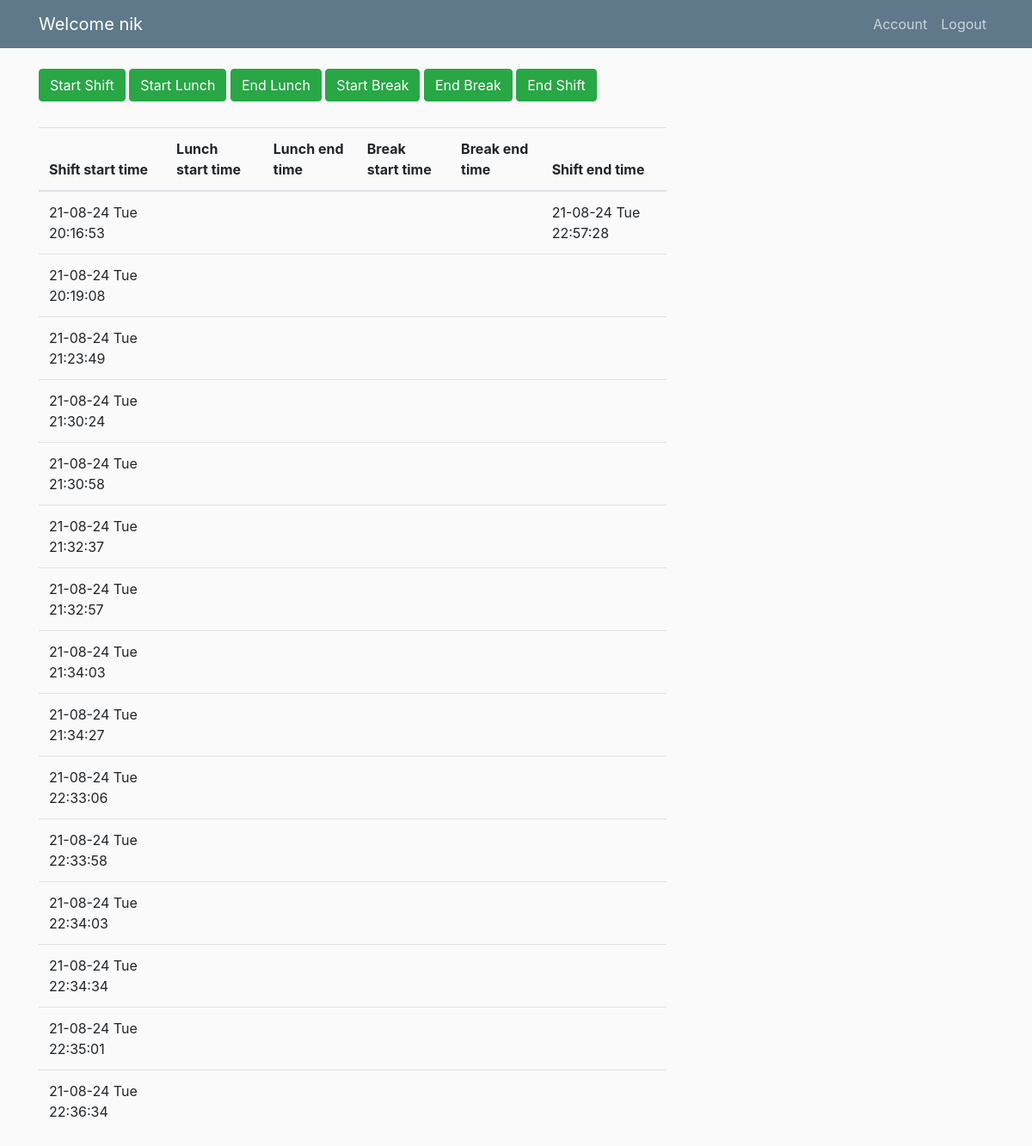
Screenshot of /user_activity (signed in) with the database file from the repository.
### employeetimekeeping/models.py (models this page shows, shortened)
class User(db.Model, UserMixin):
    id = db.Column(db.Integer,primary_key = True)
    name = db.Column(db.String(10), unique = True, nullable=False)
    password = db.Column(db.String(60), nullable=False)
    activities = db.relationship('Activity', backref='relatedUser', lazy=True)

class Activity(db.Model):
    id = db.Column(db.Integer,primary_key= True)
    shift_start = db.Column(db.DateTime)
    shift_end = db.Column(db.DateTime)
    break_start = db.Column(db.DateTime)
    break_end = db.Column(db.DateTime)
    lunch_start = db.Column(db.DateTime)
    lunch_end = db.Column(db.DateTime)
    user_id = db.Column(db.Integer, db.ForeignKey('user.id'))

### employeetimekeeping/routes.py (the view, shortened to what this page needs)
@app.route('/user_activity', methods=['GET', 'POST'])
@login_required
def userActivities():
    current_date = datetime.now().strftime('%y-%m-%d')
    print('Fetching user activities')
    user_activities = Activity.query.filter_by(user_id=current_user.id)
    return render_template('userActivity.html', activities=user_activities)

### employeetimekeeping/models.py (called while the page is built)
@login_manager.user_loader
def load_user(user_id):
    return User.query.get(int(user_id))

### employeetimekeeping/templates/userActivity.html (shortened to what this page needs)
{% extends "index.html"%}
{%block content%}
<form method="post", action="">
    <button type="submit" class="btn btn-success" name="start_shift" value="Start shift">Start Shift</button>
    <button type="submit" class="btn btn-success" name="start_lunch" value="Start lunch">Start Lunch</button>
    <button type="submit" class="btn btn-success" name="end_lunch" value="End lunch">End Lunch</button>
    <button type="submit" class="btn btn-success" name="start_break" value="Start break">Start Break</button>
    <button type="submit" class="btn btn-success" name="end_break" value="End break">End Break</button>
    <button type="submit" class="btn btn-success" name="end_shift" value="End shift">End Shift</button>
</form>
    <table class="table topSpace">
        <thead>
          <tr>
            <th scope="col">Shift start time</th>
            <th scope="col">Lunch start time </th>
            <th scope="col">Lunch end time</th>
            <th scope="col">Break start time </th>
            <th scope="col">Break end time</th>
            <th scope="col">Shift end time</th>
          </tr>
        </thead>
        <tbody>
            {% for activity in activities %}
                <tr>
                    <td>
                        {% if activity.shift_start %}
                            {{activity.shift_start.strftime('%y-%m-%d %a %H:%M:%S')}}
                        {% endif %}
                    </td>
                    <td>
                    </td>
                    <td>
                    </td>
                    <td>
                    </td>
                    <td>
                    </td>
                    <td>
                        {% if activity.shift_end %}
                            {{activity.shift_end.strftime('%y-%m-%d %a %H:%M:%S')}}
                        {% endif %}
                    </td>
                </tr>
            {% endfor %}
        </tbody>
    </table>
{% endblock content%}

### employeetimekeeping/templates/index.html (shortened to what this page needs)
<!DOCTYPE html>
<html lang="en">
    <head>
        <link rel="stylesheet" href="https://stackpath.bootstrapcdn.com/bootstrap/4.3.1/css/bootstrap.min.css">
        <link rel="stylesheet" type="text/css" href="{{ url_for('static', filename='main.css') }}">
    </head>
    <body>
        <header class="site-header">
            <nav class="navbar navbar-expand-md navbar-dark bg-steel fixed-top">
              <div class="container">
                <a class="navbar-brand mr-4" href="{{ url_for('userActivities') }}">
                  {% if current_user.is_authenticated %}
                    Welcome {{ current_user.name }}
                  {% else %}
                    Time Keeping Software
                  {% endif %}
                </a>
                  <div class="navbar-nav">
                    {% if current_user.is_authenticated %}
                    <a class="nav-item nav-link" href="{{ url_for('account') }}">Account</a>
                      <a class="nav-item nav-link" href="{{ url_for('logout') }}">Logout</a>
                    {% else %}
                      <a class="nav-item nav-link" href="{{ url_for('login') }}">Login</a>
                      <a class="nav-item nav-link" href="{{ url_for('register') }}">Register</a>
                    {% endif %}
                  </div>
                </div>
            </nav>
          </header>
        <main role="main" class="container">
            <div class="row">
              <div class="col-md-8">
                {% block content %}{% endblock %}
              </div>
            </div>
          </main>
    </body>
</html>

### employeetimekeeping/static/main.css (style rules this page uses)
body { background: #fafafa; color: #333333; margin-top: 5rem; }
.bg-steel { background-color: #5f788a; }
.site-header .navbar-nav .nav-link { color: #cbd5db; }
.topSpace { margin-top: 30px; }

### rows the page displays
User: name "nik"
Activity: shift_start "21-08-24 Tue 20:16:53", shift_end "21-08-24 Tue 22:57:28"
Activity: shift_start "21-08-24 Tue 20:19:08"
Activity: shift_start "21-08-24 Tue 21:23:49"
Activity: shift_start "21-08-24 Tue 21:30:24"
Activity: shift_start "21-08-24 Tue 21:30:58"
Activity: shift_start "21-08-24 Tue 21:32:37"
Activity: shift_start "21-08-24 Tue 21:32:57"
Activity: shift_start "21-08-24 Tue 21:34:03"
Activity: shift_start "21-08-24 Tue 21:34:27"
Activity: shift_start "21-08-24 Tue 22:33:06"
Activity: shift_start "21-08-24 Tue 22:33:58"
Activity: shift_start "21-08-24 Tue 22:34:03"
Activity: shift_start "21-08-24 Tue 22:34:34"
Activity: shift_start "21-08-24 Tue 22:35:01"
Activity: shift_start "21-08-24 Tue 22:36:34"
